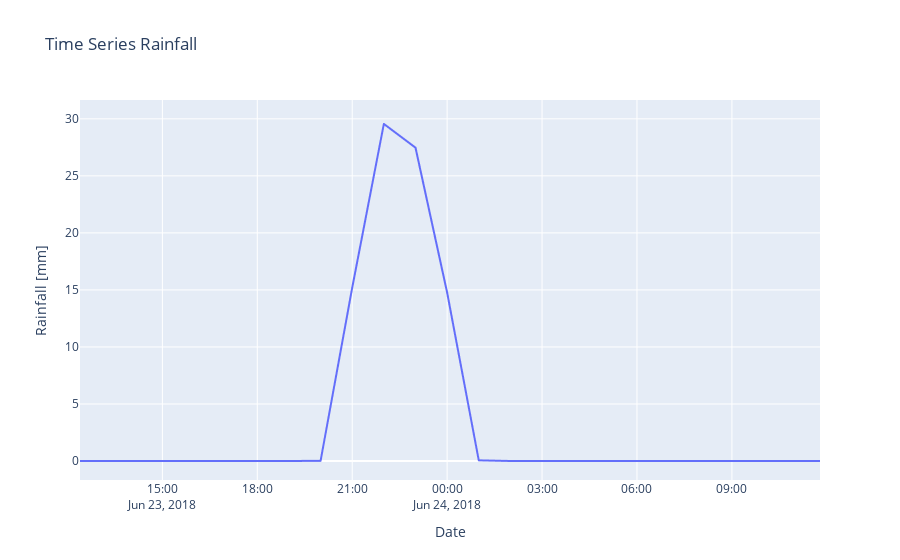

Notebook code for this chart:
### Code cell
kl = pd.read_csv(file_name,skiprows=6,parse_dates=[1])
kl = kl.drop(['Format'],axis=1) 
kl.columns.values[0] = 'Date'
kl.columns.values[1] = 'Rainfall [mm]' 
fig = px.line(kl, x='Date', y='Rainfall [mm]', title='Time Series Rainfall')
fig.show()

### Figure 1 — Plotly figure (JSON) as saved in the notebook; plotly's stock layout.template omitted (floating-point values rounded to 4 significant figures; data arrays with more than 128 entries replaced by an {"elided": "..."} marker saying what was removed)
{"data": [{"hovertemplate": "Date=%{x}<br>Rainfall [mm]=%{y}<extra></extra>", "legendgroup": "", "line": {"color": "#636efa", "dash": "solid"}, "marker": {"symbol": "circle"}, "mode": "lines", "name": "", "showlegend": false, "type": "scattergl", "x": {"elided": "1272 str values"}, "xaxis": "x", "y": {"elided": "1272 float values"}, "yaxis": "y"}], "layout": {"autosize": true, "dragmode": "zoom", "legend": {"tracegroupgap": 0}, "title": {"text": "Time Series Rainfall"}, "xaxis": {"anchor": "y", "autorange": false, "domain": [0, 1], "range": ["2018-06-23 12:23:48.9617", "2018-06-24 11:47:02.919"], "showspikes": false, "title": {"text": "Date"}, "type": "date"}, "yaxis": {"anchor": "x", "autorange": true, "domain": [0, 1], "range": [-1.666, 31.65], "showspikes": false, "title": {"text": "Rainfall [mm]"}, "type": "linear"}}}
